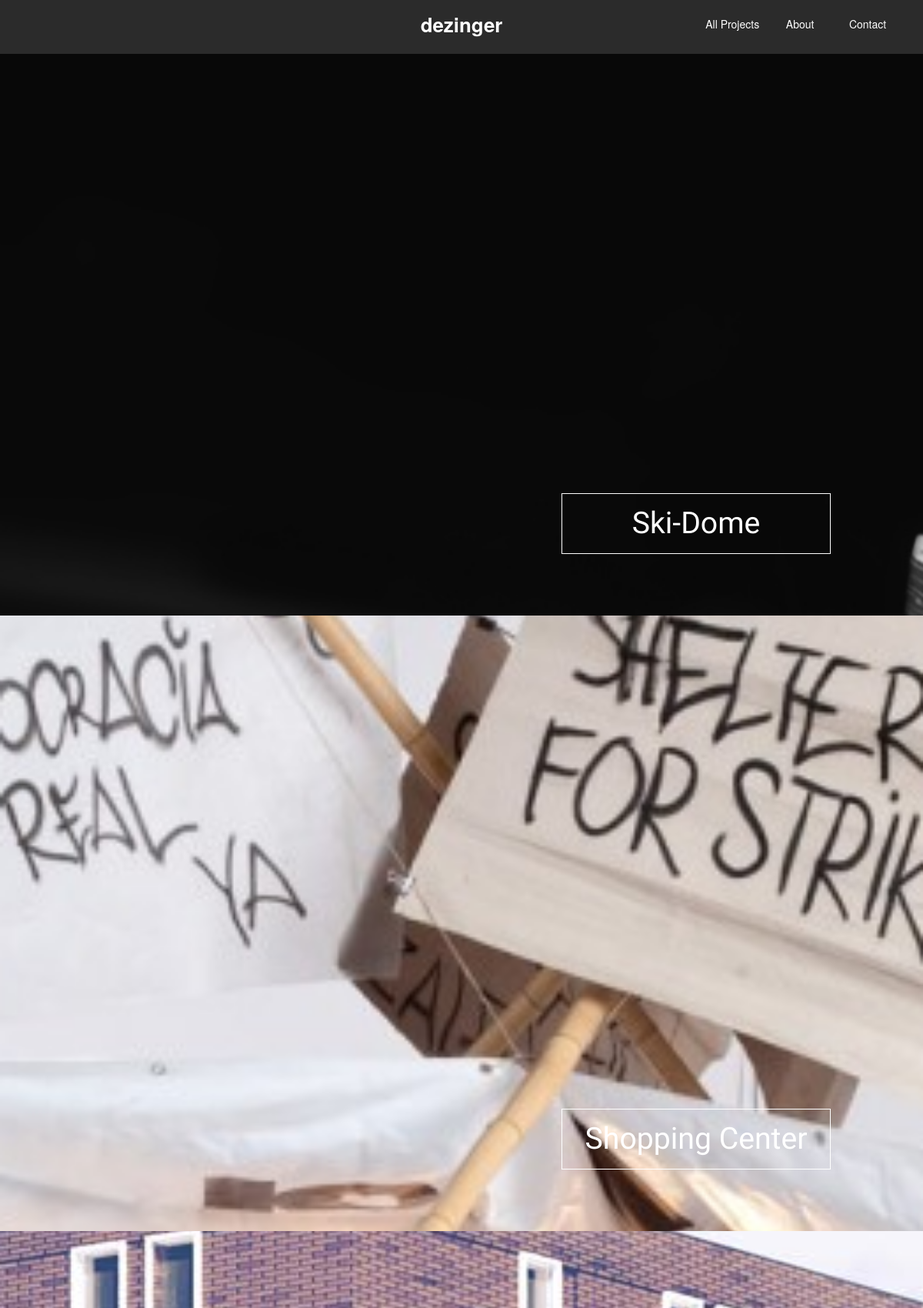
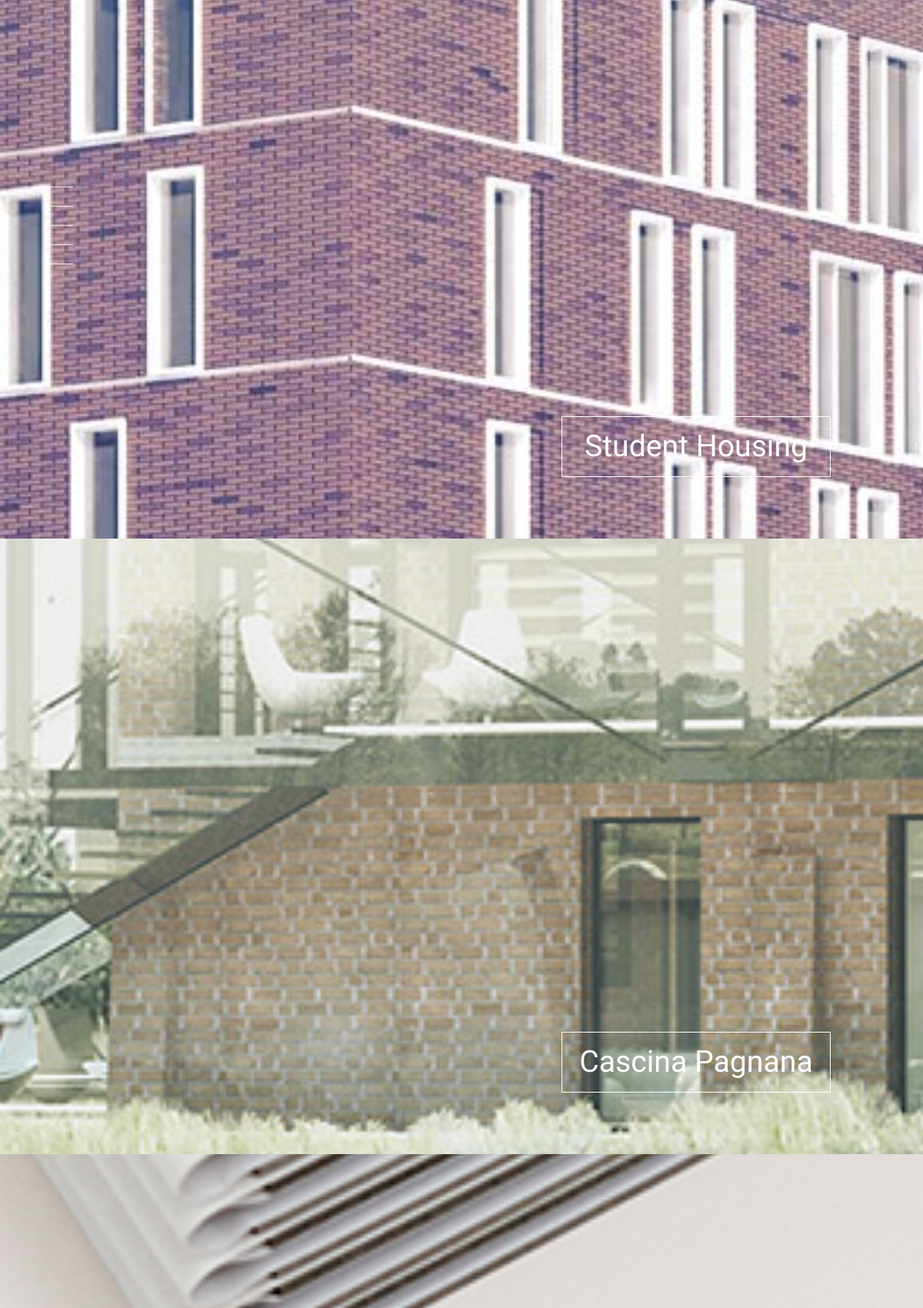
The page / (upper part) on the database its author committed (2 pictures, top to bottom).
### projects/models.py (models this page shows, shortened)
class Project(models.Model):
    title = models.CharField(max_length=200)
    description = models.TextField()

class ProjectImg(models.Model):
    title = models.CharField(max_length=200, null=True, blank=True)
    description = models.TextField()
    project = models.ForeignKey(Project, related_name='images')
    img = models.ImageField(upload_to=get_path_img, blank=True,null=True)
    order = models.IntegerField(default=0)

### mysite/views.py (the view)
# urls.py: url(r'^$',views.IndexView.as_view(),name='index'),
class IndexView(ListView):
    template_name = 'index.html'
    model = Project

### templates/index.html (shortened to what this page needs)
{% extends 'base.html' %}
{% load static %}
{% block head %}
<link rel="stylesheet" href="{% static 'main/css/paralax.css' %}">
<link rel="stylesheet" href="{% static 'main/css/home.css' %}">
{% endblock %}
{% block content %}
<div id='side-nav' class="my-side-nav">
    <ul>
        {% for project in object_list %}
            {% if project.images.count > 0 %}
                <li>
                    <a class="side-nav-link" href="#{{ forloop.counter }}">
                        <div class="side-nav-icon"></div>
                        <div class="side-nav-text"><p> {{ project.title }}</p></div>
                    </a>
                </li>
            {% endif %}
        {% endfor %}
    </ul>
</div>
<div id="all-projects">
        {% for project in object_list %}
        {% if project.images.count > 0 %}
            {% with  project.images.all|first as img %}
                <div id='{{ forloop.counter }}' class='parallax-container' style="background-image: url('{{ img.img.url }}') ;" >
                    <a href="{% url 'project_detail' pk=project.id %}">
                        <div class="proj-title">
                            <h2>{{ project.title }}</h2>
                        </div>
                    </a>
                </div>
            {% endwith %}
        {% endif %}
    {% endfor %}
</div>
{% endblock %}

### static/main/css/main.css (style rules this page uses)
a { text-decoration: none; }
ul li { list-style: none; }
body { margin: 0px; border: 0px; padding: 0px; scroll-behavior: smooth; }

### static/main/css/paralax.css (style rules this page uses)
.parallax-container { width: 100%; height: 100vh; position: relative; background-attachment: fixed; background-position: center; background-repeat: no-repeat; background-size: cover; overflow: hidden; scroll-behavior: smooth; }
#all-projects { scroll-behavior: smooth; }

### static/main/css/home.css (style rules this page uses)
.proj-title { position: absolute; right: 10%; min-width: 25em; background-color: rgba(255,255,255,0); border: 1px solid rgba( 255, 255, 255, 1); transition: 1s; -webkit-transition: 1s; }
.proj-title h2 { text-align: center; font-family: 'Catamaran', sans-serif; color: rgb(255,255,255); font-size: 2.8em; margin: 0px 0px 0px 0px; transition: 1s; -webkit-transition: 1s; }
.my-side-nav { z-index: 3; position: fixed; top: 50%; transform: translateY(-50%); left: 20px; width: 50%; }
.side-nav-icon { margin: 10px 0px 10px 0px; width: 35px; height: 1px; background-color: white; border: 50px solid none; display: inline-block; -webkit-transition-property: width; -webkit-transition-duration: .35s; transition-property: width; transition-duration: .35s; }
.side-nav-text { display: inline-block; top:50%; transform: translateY(-50%); }
@media only screen and (min-width: 992px) { .proj-title { bottom: 10%; padding: 1.2em; } }

### rows shown on the page
Project: img (picture), title "Ski-Dome"
Project: img (picture), title "Shopping Center"
Project: img (picture), title "Student Housing"
Project: img (picture), title "Cascina Pagnana"
Project: img (picture)
